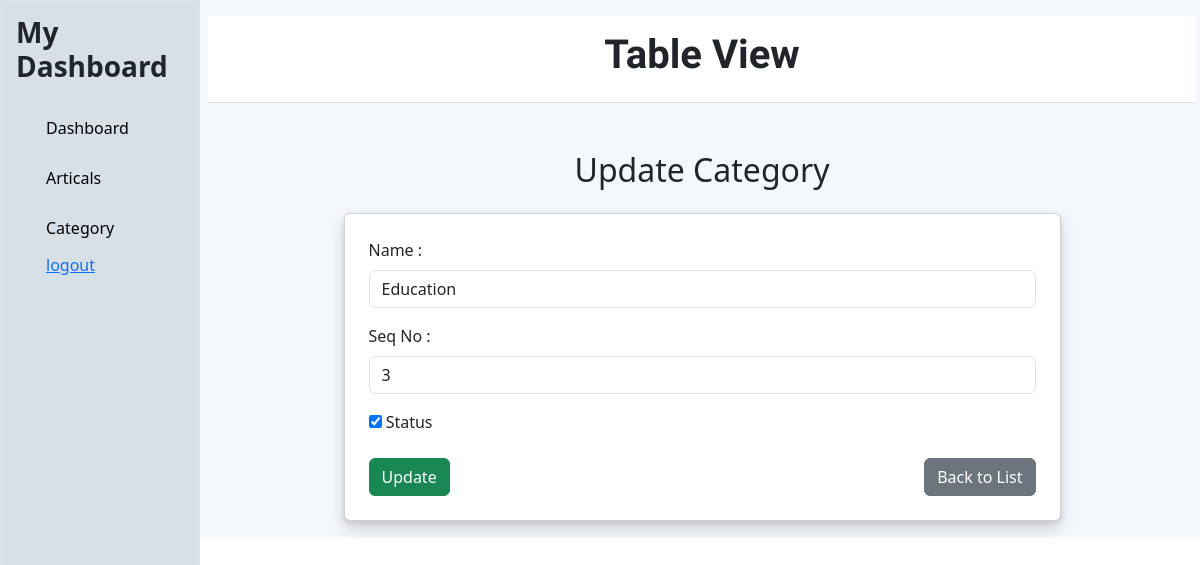
The app's page /category_page/update_category/3/ with its own data.
### myapp/models.py (models this page shows, shortened)
class CategoryMaster(models.Model):
    CatName = models.CharField(max_length=100, unique=True)
    CatSeqNo = models.IntegerField()
    CatSlug = models.SlugField(unique=True, blank=True, null=True)  # ✅ SlugField use karo
    CatStatus = models.BooleanField(default=True)
    CatImage = models.ImageField(upload_to='category/')

### myapp/views.py (the view, shortened to what this page needs)
# urls.py: path('category_page/update_category/<id>/',update_category,name="update_category"),
def update_category(request, id):
    sachin1 = CategoryMaster.objects.get(id=id)
    return render(request, "category/edit_category.html", context={"sachin1": sachin1})

### myapp/context_processors.py (called while the page is built)
def header_context(request):
    settings = HeaderSettings.objects.first()
    menu_items = NavMenu.objects.order_by("order")
    return {
        "header_settings": settings,
        "menu_items": menu_items,
    }

### myapp/templates/category/edit_category.html (shortened to what this page needs)
<!DOCTYPE html>
<html lang="en">
<head>
    <link rel="stylesheet" href="https://cdn.jsdelivr.net/npm/bootstrap@5.3.6/dist/css/bootstrap.min.css">
</head>
<body>
    <div class=" main-div">
        <div class="row">
            <div class="col-md-2 sidebar border">
                <h3>My Dashboard</h3>
                <ul>
                    <li><a href="{% url 'dashboard' %}">Dashboard</a></li>
                    <li><a href="{% url 'article_page' %}">Articals</a></li>
                    <li><a href="{% url 'category_list' %}">Category</a></li>
                    <a href="/logout/" class="logout">logout</a>
                </ul>
            </div>
            <div class="daseboard col-md-10 p-3">
                <div class="header">
                    <h1>Table View</h1>
                </div>
                <div class="container mt-5 w-75">
                    <h2 class="mb-4 text-center">Update Category</h2>
                    <div class="card p-4 ">
                        <form method="POST" class="">
                            <div class="mb-3">
                                <label class="form-label"> Name :</label>
                                <input type="text" name="name" class="form-control" value="{{sachin1.CatName}}" required>
                            </div>
                            <div class="mb-3">
                                <label class="form-label">Seq No :</label>
                                <input type="number" name="seq" class="form-control" value="{{sachin1.CatSeqNo}}" required>
                            </div>
                            <div class="mb-3">
                                <input type="checkbox" name="status" class="" value="" {% if sachin1.CatStatus %} checked {% endif %}>
                                <label class="form-label">Status</label>
                            </div>
                            <div class="d-flex justify-content-between">
                                <button type="submit" class="btn btn-success">Update</button>
                                <a href="{% url 'category_list' %}" class="btn btn-secondary">Back to List</a>
                            </div>
                        </form>
                    </div>
                </div>
            </div>
        </div>
    </div>
</body>
</html

### myapp/templates/category/edit_category.html (style rules this page uses)
* { margin: 0; padding: 0; }
html, body { margin: 0; padding: 0; overflow-x: hidden; height: 100%; }
.sidebar { position: fixed; top: 0; left: 0; width: 16.6667%; height: 100vh; background-color: #d8e0e7; padding: 15px; border-right: 1px solid #ccc; overflow-y: auto; z-index: 999; }
.sidebar h3 { margin-bottom: 20px; font-weight: bold; }
.sidebar ul { list-style-type: none; padding-left: 10px; }
.sidebar ul li { padding: 8px 0; cursor: pointer; }
.sidebar ul li a { color: black; text-decoration: none; }
.sidebar ul li a { color: rgb(0, 0, 0); text-decoration: none; padding: 5px 20px; display: inline-block; transition: all 0.3s ease; }
.logout { padding: 5px 20px; }
.daseboard { margin-left: 16.6667%; background-color: #f4f7fb; padding: 20px; }
.header { position: sticky; top: 0; z-index: 1000; background-color: #fff; padding: 15px; border-bottom: 1px solid #dee2e6; margin-bottom: 20px; text-align: center; }
h1 { font-weight: 800; font-family: "Josefin Sans", sans-serif; }
.card { box-shadow: 0 2px 4px rgba(0, 0, 0, 0.1), 0 8px 16px rgba(0, 0, 0, 0.15); }

### records on screen
CategoryMaster: name "Education", seq "3", CatStatus "☑"
